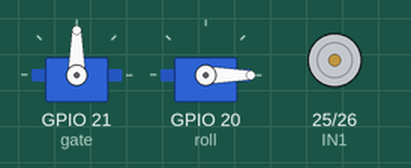
A sketch run on a simulated ESP32. On the bench: 2 × servo, motor-driver pin pairs drawn as motors (green arrow = first pin HIGH = forward, orange = second pin HIGH = backward, longer = more drive, scaled by the enable pin).

Above: at 0.05 s.
At 3.05 s:
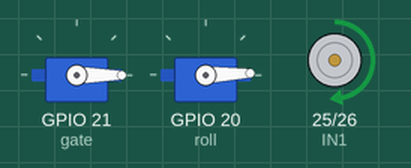
At 3.75 s:
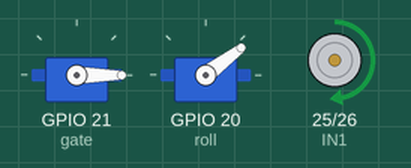
At 4.5 s:
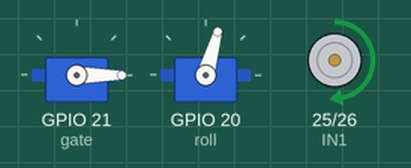
At 5.15 s:
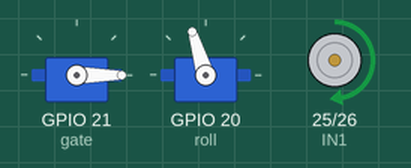
At 6.0 s:
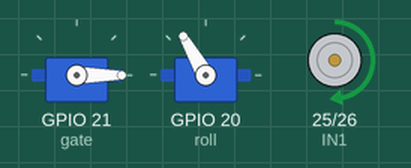
Timing chart, 0 to 6.9 s (numbered marks = the images above):
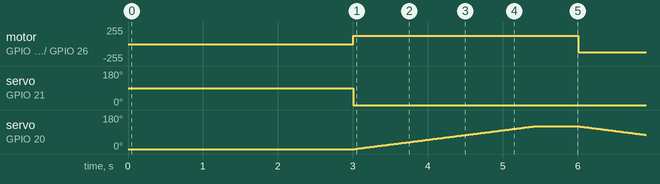

The sketch:

y_component.ino
```cpp
#include <esp_now.h>
#include <WiFi.h>
#include <ESP32Servo.h>

#define IN1 25
#define IN2 26
#define ENA 33
#define TRIG_PIN 5   // Ultrasonic sensor TRIG pin
#define ECHO_PIN 18  // Ultrasonic sensor ECHO pin
#define THRESHOLD 10 // Distance threshold in cm

Servo roll;
Servo gate;
// MAC Address of the slave ESP32
uint8_t slaveAddress[] = {0xCC, 0xDB, 0xA7, 0x2F, 0x84, 0xCC};

// Message to send
struct Message {
  int distance;
};
Message msg;
// go to line 46 to know this.
void onSent(const uint8_t *mac_addr, esp_now_send_status_t status) {
  Serial.println(status == ESP_NOW_SEND_SUCCESS ? "Success" : "Fail");
}

void setup() {
  pinMode(IN1, OUTPUT);
  pinMode(IN2, OUTPUT);
  pinMode(ENA, OUTPUT);
  Serial.begin(115200);
  gate.attach(21);
  roll.attach(20);
  roll.write(0);
  gate.write(0);

  // Set ESP32 as a Wi-Fi station
    WiFi.mode(WIFI_STA);

    // Initialize ESP-NOW
    if (esp_now_init() != ESP_OK) {
      Serial.println("Not Initialized");
      return;
    }
  // This function registers call back function such that when a msg is sent to the other device irrespective of the placing of the function the onsent finction will activate*
  esp_now_register_send_cb(onSent);

  // Add peer (slave)
  esp_now_peer_info_t peerInfo;//It is a structure by esp now to store the information this structure holds the details about the peer device such as its mac address.
  memcpy(peerInfo.peer_addr, slaveAddress, 6);

  peerInfo.channel = 0;//To keep the channel of the slave esp but since we are using the same wifi there is no need to use a specific channel
  peerInfo.encrypt = false;// There is no need to keep the msg encrypted so no issues.

  if (esp_now_add_peer(&peerInfo) != ESP_OK) {
    Serial.println("Failed to add peer");
    return;
  }//it is used to check whether a peer(slave) is connected or not.

  pinMode(TRIG_PIN, OUTPUT);  // Set TRIG_PIN as output
  pinMode(ECHO_PIN, INPUT);   // Set ECHO_PIN as input
}

void loop() {
  long duration, distance;
  // dipping();
  gate.write(90);
  delay(3000);
  gate.write(0);
  unsigned long st = millis();//start time
  unsigned long moveDur= 15000; // 15 sec
  bool forw = true; // flag for direction

  while (millis() - st < moveDur) {
    if (forw) {
      rpforward(); // Move forward
    } else {
      rpbackward(); // Move backward
    }

    // Alternate between forward and backward every 3 seconds(assuming it would take the rack and pinion 3 sec to move forward)
    if (millis() - st >= 3000) {
      forw = !forw;
      st = millis(); // Reset the timer to track next 3 seconds
    }
  }
  // delay(1000);
  // rpforward();
  // delay(3000);
  // rpbackward();
  // Trigger the ultrasonic pulse
  digitalWrite(TRIG_PIN, LOW);
  delayMicroseconds(2);
  digitalWrite(TRIG_PIN, HIGH);
  delayMicroseconds(10);
  digitalWrite(TRIG_PIN, LOW);

  // Measure the echo duration
  duration = pulseIn(ECHO_PIN, HIGH);

  // Calculate the distance in cm
  distance = duration * 0.034 / 2;
  Serial.print("Distance: ");
  Serial.println(distance);

  if (distance < THRESHOLD) {
    msg.distance = distance;

    // Send message to slave
    esp_now_send(slaveAddress, (uint8_t *)&msg, sizeof(msg));//It is used to send the msg structure to other slave.
    // Serial.println("Alert sent to slave!");
    rollback();
    // delay(5000);
  }
  else
  {
    roll.write(0);
  }

  delay(500); // Wait before the next measurement
}
void dipping()
{
  roll.write(0);
  delay(100);
  roll.write(10);
  delay(100);
  roll.write(0);
}
void rollback()
{
  roll.write(90);
  // delay(300000)
}
void rpbackward()
{

  digitalWrite(IN1,LOW);
  digitalWrite(IN2,HIGH);
  analogWrite(ENA,127);
  for (int angle = roll.read(); angle >= 0; angle--) {
    roll.write(angle);
    delay(20);
  }

}
void rpforward()
{
  digitalWrite(IN1,HIGH);
  digitalWrite(IN2,LOW);
  analogWrite(ENA,127);
     for (int angle = roll.read(); angle <= 120; angle++) {
    roll.write(angle);
    delay(20);
  }
}
```

Measured:
- by itself, motor on GPIO 25 (IN1) / GPIO 26 (IN2): alternates forward 127/255 for 3.0 s and backward 127/255 for 3.0 s
- by itself, servo on GPIO 21 (gate): 90° → 0° at 3.0 s
